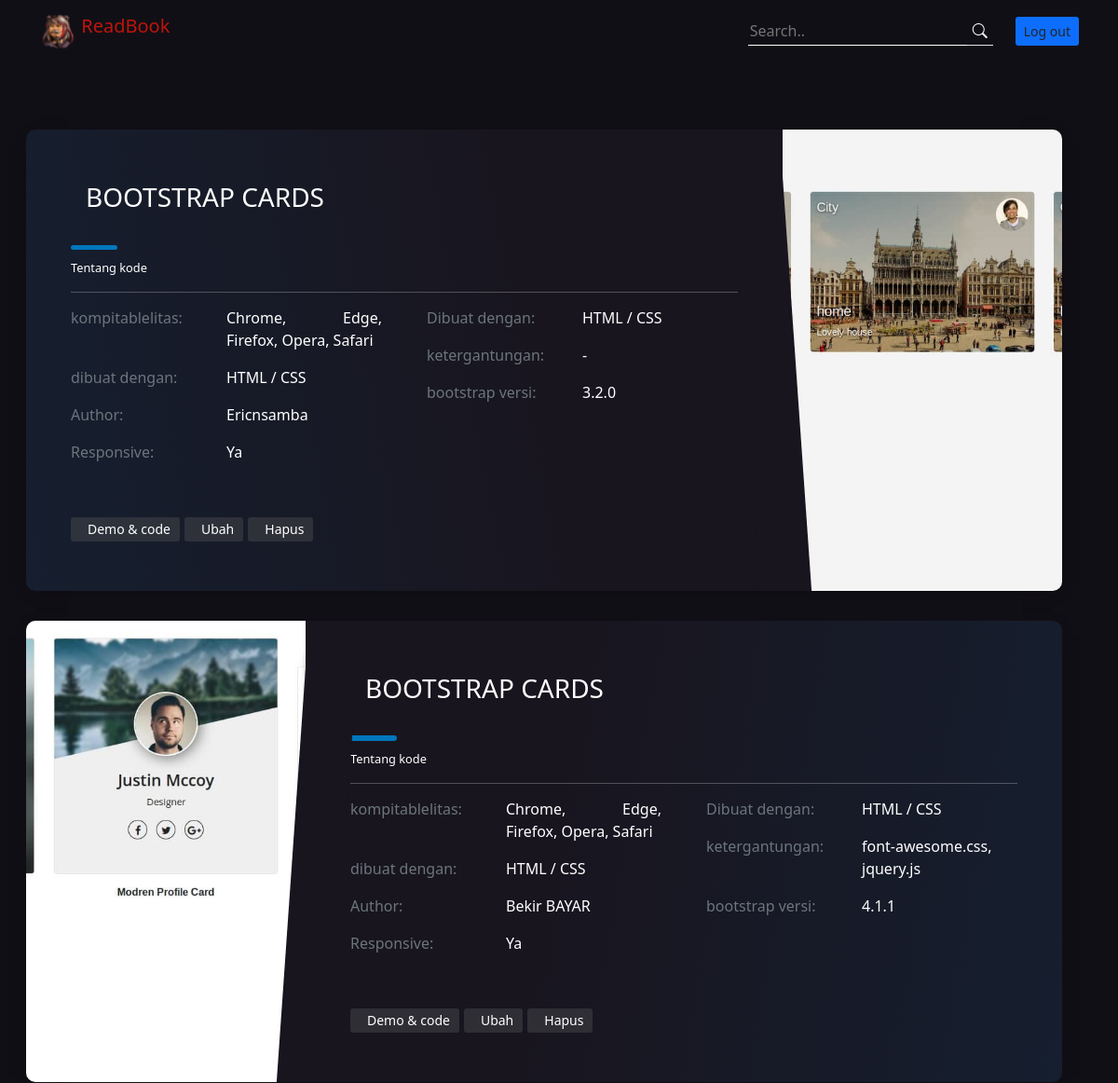
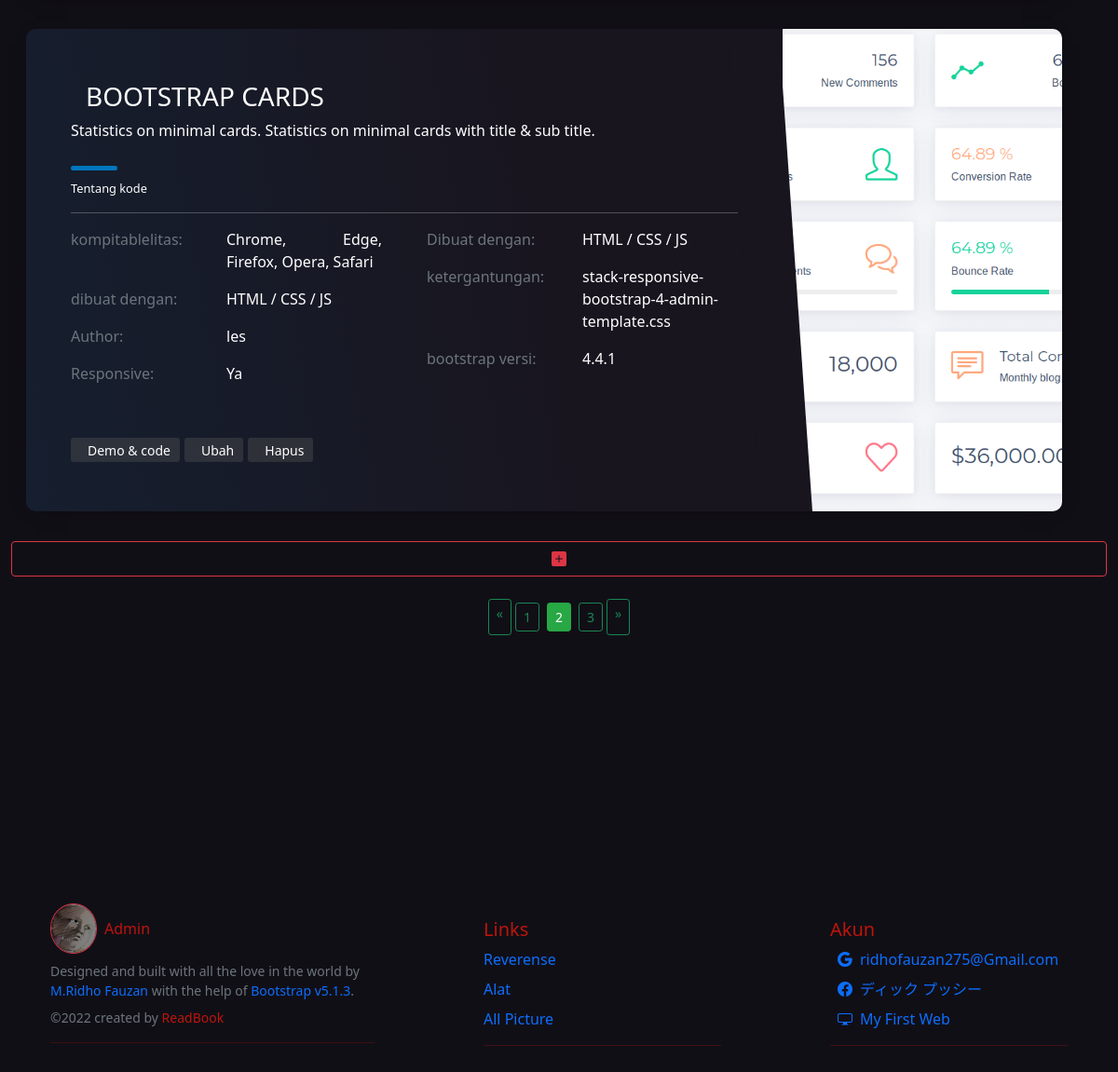
The page /src/index.php?halaman=2 (signed in) on the database its author committed (2 pictures, top to bottom).
### tables this page shows
CREATE TABLE `bootstrap` (
  `id` int(11) NOT NULL,
  `gambar` varchar(100) NOT NULL,
  `judul` char(50) NOT NULL,
  `keterangan` varchar(100) DEFAULT NULL,
  `author` char(35) NOT NULL,
  `link` char(100) NOT NULL,
  `dibuat_dengan` char(40) NOT NULL,
  `browser_yang_kompatibel` char(50) NOT NULL,
  `responsive` char(4) NOT NULL,
  `ketergantungan` char(50) NOT NULL,
  `bootstrap_versi` char(10) NOT NULL
);

### src/functions.php (called while the page is built, shortened)
<?php
$conn = mysqli_connect("localhost", "root", "", "tubes" ) or die ("KONEKSI GAGAL!");
function query($query){
    global $conn;
    $result = mysqli_query($conn, $query);
    $rows = [];
    while( $row = mysqli_fetch_assoc($result) ){
        $rows[] = $row;
    }
    return $rows;
}
$jumlahDataPerHalaman = 3;
$jumlahData = count(query("SELECT * FROM bootstrap "));
$jumlahHalaman = ceil($jumlahData / $jumlahDataPerHalaman);
$halamanAktif = ( isset($_GET['halaman']) ) ? $_GET['halaman'] : 1;
$awalData = ( $jumlahDataPerHalaman * $halamanAktif ) - $jumlahDataPerHalaman;

### src/index.php (the view, shortened to what this page needs)
<?php
require 'functions.php';
$bootstrap = query("SELECT * FROM bootstrap ORDER BY id DESC LIMIT $awalData, $jumlahDataPerHalaman");
?>
<!doctype html>
<html lang="en">
  <head>
    <link rel="stylesheet" href="style/tampilan/style.css" />
    <link
      rel="stylesheet"
      href="https://cdn.jsdelivr.net/npm/bootstrap-icons@1.8.3/font/bootstrap-icons.css"
    />
    <link
      rel="stylesheet"
      href="https://cdn.jsdelivr.net/npm/bootstrap@4.6.1/dist/css/bootstrap.min.css"
    />
    <link
      href="https://cdn.jsdelivr.net/npm/bootstrap@5.0.2/dist/css/bootstrap.min.css"
      rel="stylesheet"
    />
  </head>
  <body>
<nav class="navbar dark sticky-top">
    <div class="container-fluid">
        <div class="container">
            <a class="navbar-brand" href="#">
                <img
                    src="style/tampilan/img/icon.ico"
                    alt="atmin tampan"
                    width="40"
                    class="d-inline-block align-text-top"
                />
                <span class="me-2 tr">ReadBook</span>
            </a>
            <div class="d-flex">
                <form class="d-flex input-group-sm me-4" action="" method="get">
                    <input
                        type="search"
                        name="keyword"
                        class="border-0 border-bottom border-white bg-transparent text-white"
                        placeholder="Search.."
                        aria-label="Example text with button addon"
                        aria-describedby="button-addon1"
                        autofocus
                        required
                    />
                    <button
                        class="border-0 text-white border-bottom bi bi-search bg-transparent"
                        style="background-color: none"
                        type="submit"
                        name="cari"
                        width="200"
                        id="button-addon1"
                    ></button>
                </form>
                <a href="logout.php" class="btn bg-primary btn-sm">Log out</a>
            </div>
        </div>
    </div>
</nav>
<div class="dark">
    <div class="container-fluid">
        <br><br>
        <br>
                <?php foreach( $bootstrap as $bootstraps ) : ?>
                <article class="postcard dark blue me-5 ms-3">
                <div class="postcard__img_link">
                    <img
                    class="postcard__img"
                    src="img/<?= $bootstraps["gambar"] ?>"
                    alt="<?= $bootstraps["judul"]; ?>"
                    />
                </div>
                <div class="postcard__text">
                    <h1 class="postcard__title yellow">
                    <h3 class="ms-3"><?= $bootstraps["judul"]; ?></h3>
                    </h1>
                    <div><p><?= $bootstraps["keterangan"]; ?></p></div>
                    <div class="postcard__bar"></div>
                    <div class="postcard__subtitle small">
                    <time>
                        Tentang kode
                    </time>
                    </div>
                    <div class="postcard__preview-txt">
                    <div class="row row-cols-1 row-cols-lg-2 g-0 g-lg-5">
                        <ul class="col">
                            <li class="row row-cols-1 row-cols-lg-2 g-0 g-lg-0">
                                <span class="text-muted">kompitablelitas:</span><p><?= $bootstraps["browser_yang_kompatibel"]; ?></p>
                            </li>
                            <li class="row row-cols-1 row-cols-lg-2 g-0 g-lg-0">
                                <span class="text-muted">dibuat dengan:</span><p><?= $bootstraps["dibuat_dengan"]; ?></p>
                            </li>
                            <li class="row row-cols-1 row-cols-lg-2 g-3 g-lg-0">
                                <span class="text-muted">Author:</span><p><?= $bootstraps["author"]; ?></p>
                            </li>
                            <li class="row row-cols-1 row-cols-lg-2 g-3 g-lg-0">
                                <span class="text-muted">Responsive:</span><p><?= $bootstraps["responsive"]; ?></p>
                            </li>
                        </ul>
                        <ul class="col">
                            <li class="row row-cols-1 row-cols-lg-2 g-2 g-lg-0">
                                <span class="text-muted">Dibuat dengan:</span><p><?= $bootstraps["dibuat_dengan"]; ?></p>
                            </li>
                            <li class="row row-cols-1 row-cols-lg-2 g-2 g-lg-0">
                                <span class="text-muted">ketergantungan:</span><p><?= $bootstraps["ketergantungan"]; ?></p>
                            </li>
                            <li class="row row-cols-1 row-cols-lg-2 g-2 g-lg-0">
                                <span class="text-muted">bootstrap versi:</span><p><?= $bootstraps["bootstrap_versi"]; ?></p>
                            </li>
                        </ul>
                    </div>
                    </div>
                    <ul class="postcard__tagbox text-wwhite">
                        <li class="tag__item play green">
                            <a href="<?= $bootstraps["link"]; ?>" target="_blank" rel="noopener noreferrer" class="text-decoration-none"><i class="fas fa-play mr-2"></i>Demo & code</a>
                        </li>
                        <li class="tag__item play blue">
                            <a href="ubah.php?id=<?= $bootstraps["id"]; ?>" onclick="
                        return confirm('ubah?') " class="text-decoration-none"><i class="fas fa-play mr-2"></i>Ubah</a>
                        </li>
                        <li class="tag__item play red">
                            <a href="hapus.php?id=<?= $bootstraps["id"]; ?>" onclick="
                        return confirm('Moal Hanjakal?') " class="text-decoration-none"><i class="fas fa-play mr-2"></i>Hapus</a>
                        </li>
                    </ul>
                </div>
                </article>
                <?php endforeach; ?>
                <a href="tambah.php" class="d-grid gap-2 btn btn-outline-danger form-control border border-danger tr"><i class="bi bi-plus-square-fill"></i></a>
        <br>
        <div class="container-fluid d-flex justify-content-center pb-5">
        <?php if( !isset($_POST["cari"]) ): ?>
            <?php if( $halamanAktif > 1 ) : ?>
                <a href="?halaman=<?= $halamanAktif - 1; ?>" class="btn btn-outline-success btn-sm">&laquo;</a>
            <?php else : ?>
                <a href="?halaman=<?= $halamanAktif - 1; ?>" class="btn btn-outline-success disabled btn-sm">&laquo;</a>
            <?php endif; ?>
                <?php for( $i = 1; $i <= $jumlahHalaman; $i++ ) : ?>
                    <span class="m-1">
                    <?php if( $i == $halamanAktif ): ?>
                        <a href="?halaman=<?= $i; ?>" class="btn btn-outline-success active btn-sm"><?= $i; ?></a>
                    <?php else : ?>
                        <a href="?halaman=<?= $i; ?>" class="btn btn-outline-success btn-sm"><?= $i; ?></a>
                    <?php endif; ?>
                    </span>
                <?php endfor; ?>
        <?php if( $halamanAktif < $jumlahHalaman ) : ?>
            <a href="?halaman=<?= $halamanAktif + 1; ?>" class="btn btn-outline-success btn-sm">&raquo;</a>
        <?php else : ?>
            <a href="?halaman=<?= $halamanAktif - 1; ?>" class="btn btn-outline-success disabled btn-sm">&raquo;</a>
        <?php endif; ?>
        <?php else : ?>
            <br><br>
        <?php endif; ?>
        </div>
        <div class="p-5"></div>
        <div class="container-fluid h-50">
          <div class="row">
            <div class="col">
              <footer class="bd-footer py-5 mt-5">
                <div class="container py-5">
                  <div class="row">
                    <div class="col-lg-4 mb-3">
                      <a
                        class="d-inline-flex align-items-center mb-2 link-dark text-decoration-none"
                        href="src/login.php"
                        aria-label="Bootstrap"
                      >
                        <img
                          src="img/IMEGI.png"
                          class="border border-danger rounded-circle"
                          width="50"
                          alt="Ridho"
                        />
                        <span class="m-2 tr">Admin</span>
                      </a>
                      <ul class="list-unstyled small text-muted">
                        <li class="mb-2">
                          Designed and built with all the love in the world by
                          <a
                            href="https://www.facebook.com/mridhofauzan.fauzan/"
                            target="_blank"
                            class="text-decoration-none"
                            >M.Ridho Fauzan</a
                          >
                          with the help of
                          <a
                            href="https://getbootstrap.com/"
                            class="text-decoration-none"
                            >Bootstrap v5.1.3</a
                          >.
                        </li>
                        <li class="mb-2">
                          ©2022 created by
                          <a
                            href="https://www.facebook.com/mridhofauzan.fauzan/"
                            target="_blank"
                            rel="noopener noreferrer"
                            class="text-decoration-none tr"
                            >ReadBook</a
                          >
                        </li>
                      </ul>
                      <hr class="tr" />
                    </div>
                    <div class="col-lg-3 offset-lg-1 mb-3 mt-3">
                      <h5 class="tr">Links</h5>
                      <ul class="list-unstyled">
                        <li class="mb-2">
                          <a
                            href="https://www.youtube.com/watch?v=LkR-9Z1sle8&t=2848s"
                            class="text-decoration-none"
                            >Reverense</a
                          >
                        </li>
                        <li class="mb-2">
                          <a
                            href="https://getbootstrap.com/"
                            class="text-decoration-none"
                            >Alat</a
                          >
                        </li>
                        <li class="mb-2">
                          <a
                            href="https://www.pngwing.com/"
                            class="text-decoration-none"
                            >All Picture</a
                          >
                        </li>
                      </ul>
                      <hr class="tr" />
                    </div>
                    <div class="col-lg-3 offset-lg-1 mb-3 mt-3">
                      <h5 class="tr">Akun</h5>
                      <ul class="list-unstyled">
                        <li class="mb-2">
                          <a
                            href="/docs/5.1/getting-started/"
                            class="text-decoration-none"
                            ><i class="m-2 bi bi-google"></i
                            >ridhofauzan275@Gmail.com</a
                          >
                        </li>
                        <li class="mb-2">
                          <a
                            href="/docs/5.1/examples/starter-template/"
                            class="text-decoration-none"
                            ><i class="m-2 bi bi-facebook"></i>ディック
                            プッシー</a
                          >
                        </li>
                        <li class="">
                          <a
                            href="https://m-ridho-fauzan.github.io/#"
                            class="m-2 text-decoration-none"
                            ><i class="me-2 bi bi-display"></i>My First Web</a
                          >
                        </li>
                      </ul>
                      <hr class="tr" />
                    </div>
                  </div>
                </div>
              </footer>
            </div>
          </div>
        </div>
    </div>
</div>
  </body>
</html>

### rows shown on the page
bootstrap: gambar (picture), judul "BOOTSTRAP CARDS", browser_yang_kompatibel "Chrome, Edge, Firefox, Opera, Safari", dibuat_dengan "HTML / CSS", author "Ericnsamba", responsive "Ya", ketergantungan "-", bootstrap_versi "3.2.0"
bootstrap: gambar (picture), judul "BOOTSTRAP CARDS", browser_yang_kompatibel "Chrome, Edge, Firefox, Opera, Safari", dibuat_dengan "HTML / CSS", author "Bekir BAYAR", responsive "Ya", ketergantungan "font-awesome.css, jquery.js", bootstrap_versi "4.1.1"
bootstrap: gambar (picture), judul "BOOTSTRAP CARDS", keterangan "Statistics on minimal cards. Statistics on minimal cards with title & sub title.", browser_yang_kompatibel "Chrome, Edge, Firefox, Opera, Safari", dibuat_dengan "HTML / CSS / JS", author "les", responsive "Ya", ketergantungan "stack-responsive-bootstrap-4-admin-template.css", bootstrap_versi "4.4.1"
